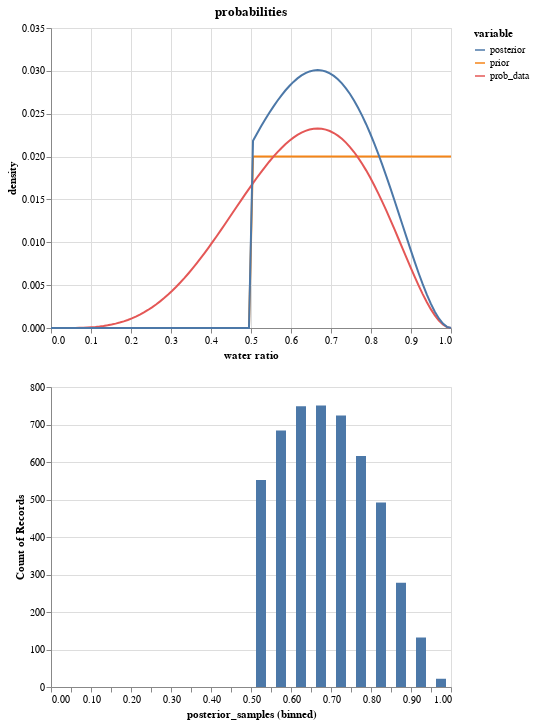

This figure's notebook cell:
### Code cell
prob_lines = (
    alt.Chart(source, title="probabilities")
    .mark_line()
    .encode(
        alt.X("p_grid", title="water ratio"),
        y="density",
        color="variable",
    )
)

samples_source = pd.DataFrame({"posterior_samples": posterior_samples})
hist = (
    alt.Chart(samples_source)
    .mark_bar(size=10)
    .encode(
        x=alt.X("posterior_samples", bin=alt.BinParams(step=0.05, extent=[0, 1])),
        y="count()",
    )
)

alt.vconcat(prob_lines, hist)

### Figure 1 — Vega-Lite specification as saved in the notebook (floating-point values rounded to 4 significant figures; data arrays with more than 128 entries replaced by an {"elided": "..."} marker saying what was removed)
{"$schema": "https://vega.github.io/schema/vega-lite/v4.17.0.json", "config": {"view": {"continuousHeight": 300, "continuousWidth": 400}}, "datasets": {"data-6dccbff15f3f87d37d6490e061147138": {"elided": "300 records"}, "data-b01132683b6fe10028c27757f3dc6638": {"elided": "5000 records"}}, "vconcat": [{"data": {"name": "data-6dccbff15f3f87d37d6490e061147138"}, "encoding": {"color": {"field": "variable", "type": "nominal"}, "x": {"field": "p_grid", "title": "water ratio", "type": "quantitative"}, "y": {"field": "density", "type": "quantitative"}}, "mark": "line", "title": "probabilities"}, {"data": {"name": "data-b01132683b6fe10028c27757f3dc6638"}, "encoding": {"x": {"bin": {"extent": [0, 1], "step": 0.05}, "field": "posterior_samples", "type": "quantitative"}, "y": {"aggregate": "count", "type": "quantitative"}}, "mark": {"size": 10, "type": "bar"}}]}
